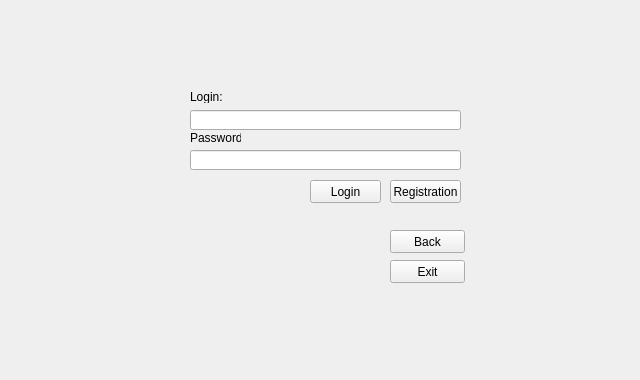
<?xml version="1.0" encoding="UTF-8"?>
<ui version="4.0">
 <class>Form</class>
 <widget class="QWidget" name="Form">
  <property name="geometry">
   <rect>
    <x>0</x>
    <y>0</y>
    <width>640</width>
    <height>380</height>
   </rect>
  </property>
  <property name="windowTitle">
   <string>Form</string>
  </property>
  <widget class="QPushButton" name="rg_2">
   <property name="geometry">
    <rect>
     <x>390</x>
     <y>180</y>
     <width>71</width>
     <height>23</height>
    </rect>
   </property>
   <property name="text">
    <string>Registration</string>
   </property>
  </widget>
  <widget class="QLineEdit" name="passw_2">
   <property name="geometry">
    <rect>
     <x>190</x>
     <y>150</y>
     <width>271</width>
     <height>20</height>
    </rect>
   </property>
  </widget>
  <widget class="QLabel" name="err_2">
   <property name="geometry">
    <rect>
     <x>240</x>
     <y>90</y>
     <width>221</width>
     <height>16</height>
    </rect>
   </property>
   <property name="styleSheet">
    <string notr="true">QLabel { color:red
							}</string>
   </property>
   <property name="text">
    <string/>
   </property>
  </widget>
  <widget class="QPushButton" name="Exit_2">
   <property name="geometry">
    <rect>
     <x>390</x>
     <y>260</y>
     <width>75</width>
     <height>23</height>
    </rect>
   </property>
   <property name="text">
    <string>Exit</string>
   </property>
  </widget>
  <widget class="QLabel" name="label_3">
   <property name="geometry">
    <rect>
     <x>190</x>
     <y>130</y>
     <width>51</width>
     <height>16</height>
    </rect>
   </property>
   <property name="text">
    <string>Password:</string>
   </property>
  </widget>
  <widget class="QPushButton" name="in_2">
   <property name="geometry">
    <rect>
     <x>310</x>
     <y>180</y>
     <width>71</width>
     <height>23</height>
    </rect>
   </property>
   <property name="text">
    <string>Login</string>
   </property>
  </widget>
  <widget class="QLineEdit" name="login_2">
   <property name="geometry">
    <rect>
     <x>190</x>
     <y>110</y>
     <width>271</width>
     <height>20</height>
    </rect>
   </property>
  </widget>
  <widget class="QLabel" name="label_4">
   <property name="geometry">
    <rect>
     <x>190</x>
     <y>90</y>
     <width>47</width>
     <height>13</height>
    </rect>
   </property>
   <property name="text">
    <string>Login:</string>
   </property>
  </widget>
  <widget class="QPushButton" name="Back_2">
   <property name="geometry">
    <rect>
     <x>390</x>
     <y>230</y>
     <width>75</width>
     <height>23</height>
    </rect>
   </property>
   <property name="text">
    <string>Back</string>
   </property>
  </widget>
 </widget>
 <resources/>
 <connections/>
</ui>
